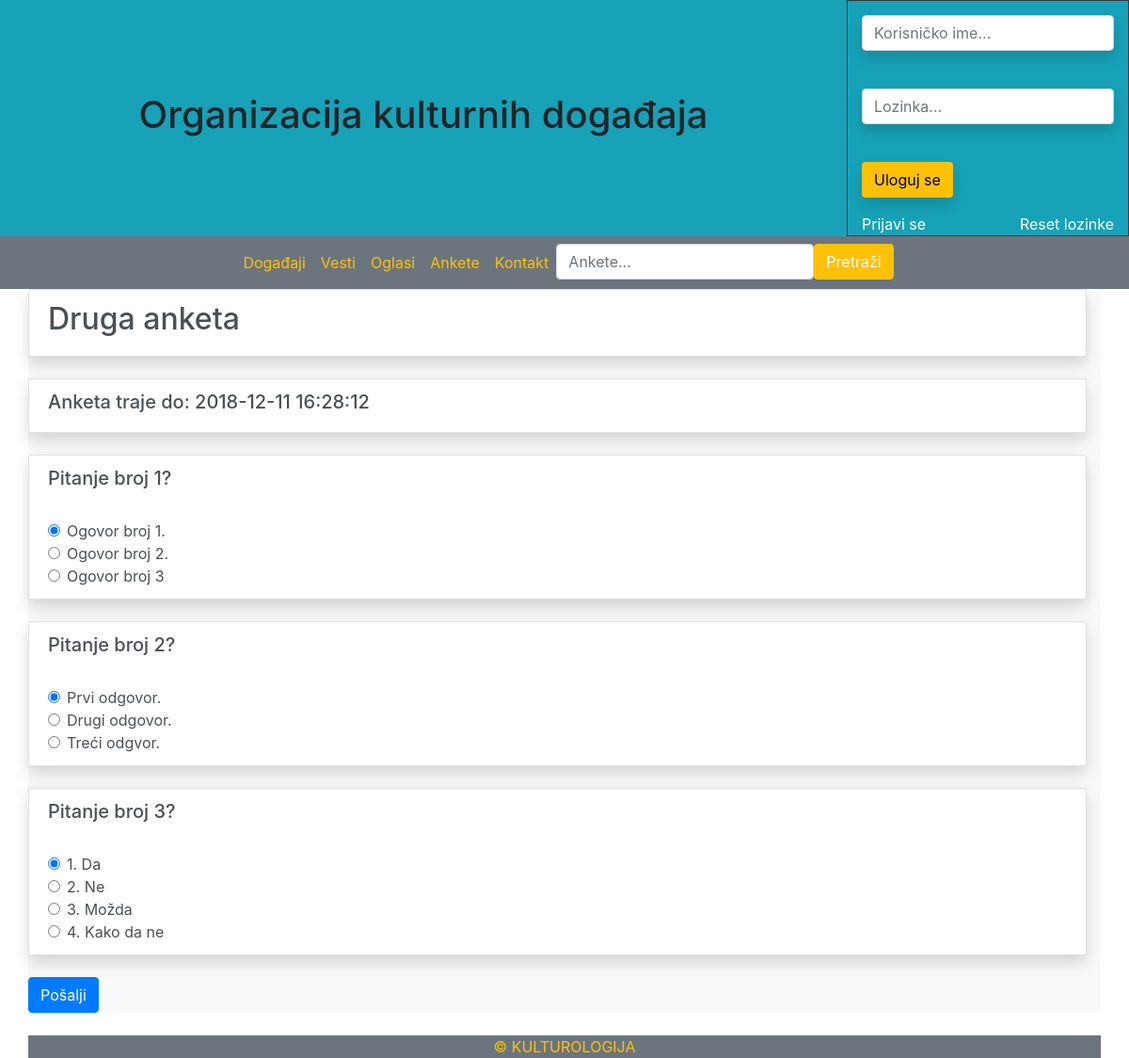
The app's page /anketaVise.php?id=3 with its own data.
### tables this page shows
CREATE TABLE `anketa` (
  `id_anketa` int(11) NOT NULL AUTO_INCREMENT,
  `naslov` varchar(45) NOT NULL,
  `vreme_postavljanja` timestamp NOT NULL DEFAULT CURRENT_TIMESTAMP,
  `vreme_isticanja` timestamp NOT NULL DEFAULT '0000-00-00 00:00:00',
  `autor` varchar(45) NOT NULL,
  `organizacija_id_organizacija` int(11) NOT NULL,
  `admin_id_admin` int(11) NOT NULL DEFAULT '1',
  `brisanje` tinyint(1) DEFAULT '1',
  PRIMARY KEY (`id_anketa`),
  KEY `fk_anketa_organizacija1_idx` (`organizacija_id_organizacija`),
  KEY `fk_anketa_admin1_idx` (`admin_id_admin`),
  CONSTRAINT `fk_anketa_admin1` FOREIGN KEY (`admin_id_admin`) REFERENCES `admin` (`id_admin`) ON DELETE NO ACTION ON UPDATE NO ACTION,
  CONSTRAINT `fk_anketa_organizacija1` FOREIGN KEY (`organizacija_id_organizacija`) REFERENCES `organizacija` (`id_organizacija`) ON DELETE NO ACTION ON UPDATE NO ACTION
);

CREATE TABLE `pitanja` (
  `id_pitanja` int(11) NOT NULL AUTO_INCREMENT,
  `pitanje` varchar(100) NOT NULL,
  `anketa_id_anketa` int(11) NOT NULL,
  PRIMARY KEY (`id_pitanja`),
  KEY `fk_pitanja_anketa1_idx` (`anketa_id_anketa`),
  CONSTRAINT `fk_pitanja_anketa1` FOREIGN KEY (`anketa_id_anketa`) REFERENCES `anketa` (`id_anketa`) ON DELETE NO ACTION ON UPDATE NO ACTION
);

CREATE TABLE `odgovori` (
  `id_odgovor` int(11) NOT NULL AUTO_INCREMENT,
  `odgovor` varchar(50) NOT NULL DEFAULT '0',
  `pitanja_id_pitanja` int(11) NOT NULL,
  `broj_odgovora` int(11) NOT NULL DEFAULT '0',
  PRIMARY KEY (`id_odgovor`),
  KEY `fk_odgovori_pitanja1_idx` (`pitanja_id_pitanja`),
  CONSTRAINT `fk_odgovori_pitanja1` FOREIGN KEY (`pitanja_id_pitanja`) REFERENCES `pitanja` (`id_pitanja`) ON DELETE NO ACTION ON UPDATE NO ACTION
);

### moduli/brojac.php (called while the page is built, shortened)
<?php
    $id_gost = time();

### anketaVise.php (the view, shortened to what this page needs)
<?php
    $poruka = "";
    include_once "moduli/loginModul.php";
    include_once "moduli/brojac.php";
    if(!isset($_GET['search'])){
        if(isset($_GET['id'])){
            $id = trim($_GET['id']);
            $id = mysqli_real_escape_string($link, $id);
            $ankete = mysqli_query($link, "SELECT * FROM anketa WHERE id_anketa = {$id}");
            if(mysqli_num_rows($ankete) != 1){
                $poruka = "Greška: Nema tražene ankete.";
            } else {
                $anketa = mysqli_fetch_array($ankete);
                $pitanja =  mysqli_query($link, "SELECT * FROM pitanja WHERE anketa_id_anketa = {$id}");
            }
        }
    }
?>
<!DOCTYPE html>
<html>
<head>
<?php
    include_once "moduli/bootstrapModul.php";
?>
</head>
<body>
<?php
    include_once "moduli/headerModul.php";
?>
<?php
    include_once "moduli/navModul.php";
?>
<div class="container list-group bg-light">
<?php
if(!isset($_GET['search'])){
    if($poruka){
        echo $poruka;
    } else {
        echo "<div class='list-group-item list-group-item-action shadow'><h2>". $anketa['naslov']. "</h1></div><br/>";
        echo "<div class='list-group-item list-group-item-action shadow'><h5>Anketa traje do: " . $anketa['vreme_isticanja']."</h5></div><br/>";
        $popunjenaAnketa = mysqli_query($link, "SELECT * FROM popunjena_anketa WHERE anketa_id_anketa='$id' AND gost_id_gost='$id_gost'");
        if(mysqli_num_rows($popunjenaAnketa) === 0){
            echo "<form action='popuniAnketu.php' method='POST'>";
            while($pitanje = mysqli_fetch_array($pitanja)){
                echo "<div class='list-group-item list-group-item-action shadow'><h5>".$pitanje['pitanje']."</h5><br/>";
                $pitanja_id_pitanja = $pitanje['id_pitanja'];
                $odgovori = mysqli_query($link, "SELECT * FROM odgovori WHERE pitanja_id_pitanja = '$pitanja_id_pitanja'");
                $x = 1;
                while($odgovor = mysqli_fetch_array($odgovori)){
                    echo '<div class="form-check" required>
                            <label class="form-check-label" for="radio">
                            <input type="radio" class="form-check-input" id="radio" name="'.$pitanja_id_pitanja.'" value="'.$odgovor['id_odgovor'].'"';
                    if($x == 1){ $x++; echo "checked"; }
                    echo '>'.$odgovor['odgovor'].'
                            </label>
                          </div>';
                }
                echo "</div><br/>";
            }
            echo '<button type="submit" name="submit" class="btn btn-primary">Pošalji</button>
                </form>';
        }
    }
}
?>
</div>
<?php
    include_once "moduli/footerModul.php";
?>
</body>
</html>

### records on screen
anketa: naslov "Druga anketa", vreme_isticanja "2018-12-11 16:28:12"
pitanja: pitanje "Pitanje broj 1?"
odgovori: odgovor "Ogovor broj 1."
odgovori: odgovor "Ogovor broj 2."
odgovori: odgovor "Ogovor broj 3"
pitanja: pitanje "Pitanje broj 2?"
odgovori: odgovor "Prvi odgovor."
odgovori: odgovor "Drugi odgovor."
odgovori: odgovor "Treći odgvor."
pitanja: pitanje "Pitanje broj 3?"
odgovori: odgovor "1. Da"
odgovori: odgovor "2. Ne"
odgovori: odgovor "3. Možda"
odgovori: odgovor "4. Kako da ne"
